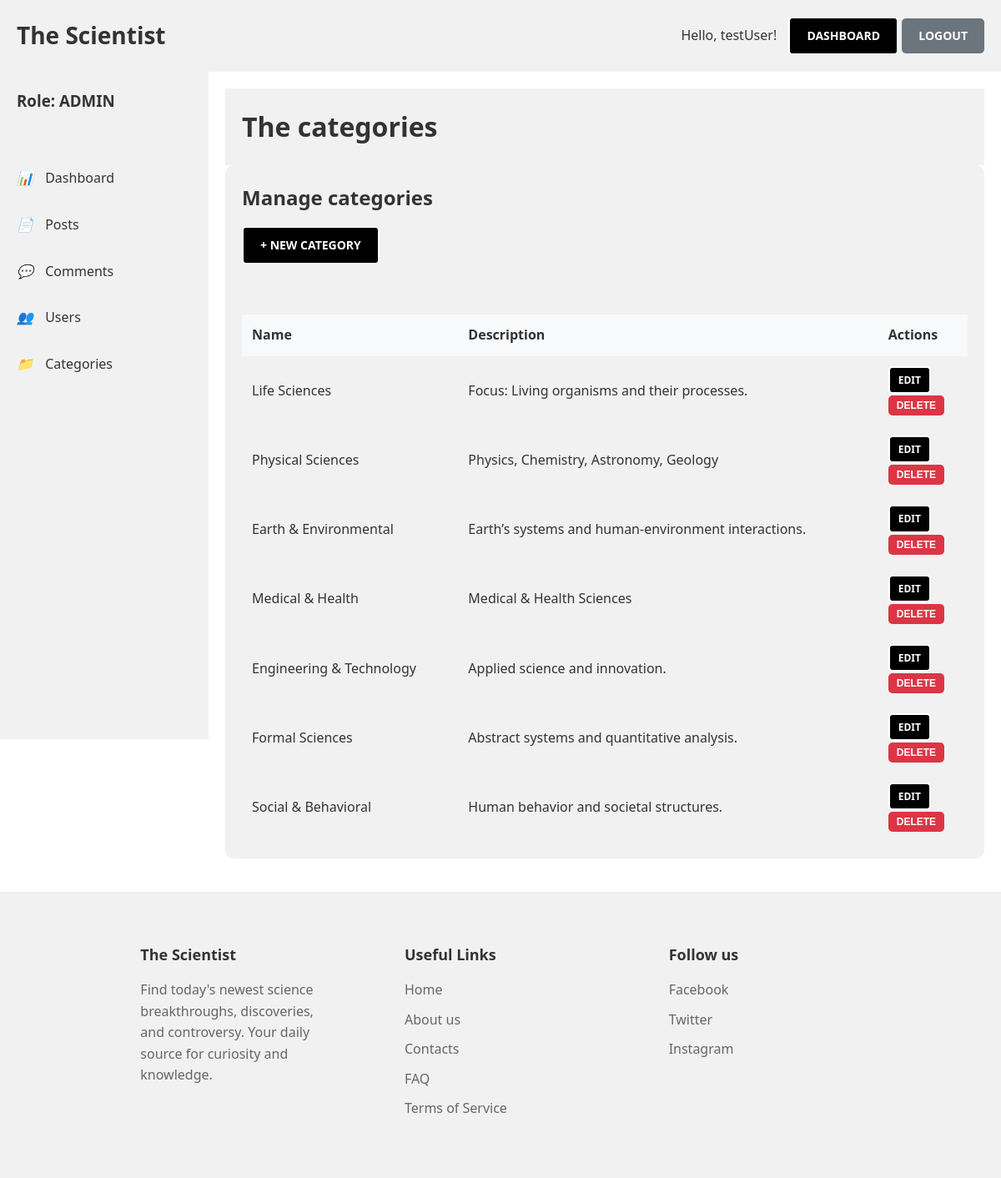
The app's page /dashboard/categories (signed in) with its own data.
### tables this page shows
CREATE TABLE `categories` (
  `id` int NOT NULL AUTO_INCREMENT,
  `name` varchar(50) DEFAULT NULL,
  `description` varchar(100) DEFAULT NULL,
  PRIMARY KEY (`id`)
);

### controllers/DashboardController.php (called while the page is built, shortened)
<?php
class DashboardController
{
  static function categories(Router $router)
  {
    $categories = Category::getAll();
    $router->render("dashboard/categories/all-categories", [
      "categories" => $categories
    ]);
  }
}

### public/index.php (called while the page is built, shortened)
<?php
$router = new Router();
$router->get("/home", [PageController::class, "index"]);
$router->get("/info", [PageController::class, "info"]);
$router->get("/about-us", [PageController::class, "aboutUs"]);
$router->get("/categories", [PageController::class, "byCategories"]);
$router->get("/dashboard", [DashboardController::class, "index"]);
$router->get("/dashboard/posts", [DashboardController::class, "posts"]);
$router->get("/dashboard/categories", [DashboardController::class, "categories"]);
$router->get("/dashboard/comments", [DashboardController::class, "comments"]);
$router->get("/dashboard/users", [DashboardController::class, "users"]);
$router->get("/dashboard/posts/create", [PostController::class, "createPost"]);
$router->post("/dashboard/posts/create", [PostController::class, "createPost"]);
$router->get("/dashboard/posts/edit", [PostController::class, "editPost"]);
$router->post("/dashboard/posts/edit", [PostController::class, "editPost"]);
$router->get("/dashboard/posts/delete", [PostController::class, "deletePost"]);
$router->get("/dashboard/categories/all", [CategoryController::class, "readAll"]);
$router->get("/dashboard/category/create", [CategoryController::class, "create"]);
$router->post("/dashboard/category/create", [CategoryController::class, "create"]);
$router->get("/dashboard/category/update", [CategoryController::class, "update"]);
$router->post("/dashboard/category/update", [CategoryController::class, "update"]);
$router->post("/dashboard/category/delete", [CategoryController::class, "delete"]);
$router->get("/blog/not-authorized", [PageController::class, "notAuthorized"]);
$router->get("/dashboard/comments/to-approve", [CommentController::class, "toApprove"]);
$router->post("/dashboard/comment/approve", [CommentController::class, "approve"]);
$router->post("/dashboard/comment/unapprove", [CommentController::class, "unapprove"]);
$router->post("/dashboard/comment/delete", [CommentController::class, "delete"]);
$router->get("/dashboard/users/create", [userController::class, "createUser"]);
$router->post("/dashboard/users/create", [userController::class, "createUser"]);
$router->get("/dashboard/users/edit", [userController::class, "editUser"]);
$router->post("/dashboard/users/edit", [userController::class, "editUser"]);
$router->post("/dashboard/users/delete", [userController::class, "deleteUser"]);
$router->post("/comment/create", [CommentController::class, "create"]);
$router->get("/comment/update", [CommentController::class, "update"]);
$router->post("/comment/update", [CommentController::class, "update"]);
$router->post("/comment/delete",[CommentController::class, "delete"]);
$router->get("/user", [userController::class, "findSingleUser"]);
$router->get("/post", [PostController::class, "findSinglePost"]);
$router->get("/post/all", [PostController::class, "readAll"]);
$router->get("/users/all", [UserController::class, "readAll"]);
$router->get("/sign-up", [SignUpController::class, "signUp"]);
$router->post("/sign-up", [SignUpController::class, "signUp"]);
$router->get("/blog/check-your-email", [SignUpController::class, "checkYouEmail"]);
$router->get("/blog/activate-user", [SignUpController::class, "activateUser"]);
 $router->get("/login", [AuthController::class, "login"]);
 $router->post("/login", [AuthController::class, "login"]);
 $router->get("/logout", [AuthController::class, "logout"]);
$router->checkRoutes();

### models/ActiveRecord/ActiveRecord.php (called while the page is built, shortened)
<?php
class ActiveRecord
{
  static $db;
  static $table;
  static function connect($connection)
  {
    self::$db = $connection;
  }
  static function getAll($options = []): array
  {
    $query = "SELECT * FROM " . static::$table;
    $query .= ";";
    $res = self::$db->query($query)->fetch_all(MYSQLI_ASSOC);
    $results = [];
    foreach ($res as $row) {
      $results[] = self::createObject($row);
    }
    return $results;
  }
  static function createObject($entry)
  {
    $entity = new static;
    foreach ($entry as $key => $value) {
      if (property_exists($entity, $key)) {
        $entity->$key = $value;
      }
    }
    return $entity;
  }
}

### views/pages/dashboard/categories/all-categories.php (the view, shortened to what this page needs)
<div class="dashboard">
  <?php require __DIR__ . "/../layout.php"; ?>
  <main class="main-content" id="mainContent">
    <header class="header">
      <div>
        <h1 id="pageTitle">The categories</h1>
      </div>
    </header>
    <section id="categories" class="content-section active">
      <div class="section-header">
        <h2>Manage categories</h2>
        <a href="/dashboard/category/create" class="btn btn-primary">+ New Category</a>
      </div>
      <div class="table-container">
        <table id="categoriesTable">
          <thead>
            <tr>
              <th>Name</th>
              <th>Description</th>
              <th>Actions</th>
            </tr>
          </thead>
          <tbody id="categoriesTableBody">
            <?php foreach ($categories as $category): ?>
              <tr>
                <td><?php echo $category->name ?></td>
                <td><?php echo $category->description ?></td>
                <td>
                  <a href="/dashboard/category/update?id=<?php echo $category->id ?>" class="btn btn-small btn-primary">Edit</a>
                  <form action="/dashboard/category/delete" method="POST">
                    <button class="btn btn-small btn-danger">Delete</button>
                  </form>
                </td>
              </tr>
            <?php endforeach; ?>
          </tbody>
        </table>
      </div>
    </section>
  </main>
</div>

### public/src/css/styles.css (style rules this page uses)
:root { --bg-primary: #ffffff; --bg-secondary: #f1f1f1; --text-primary: #333; --text-secondary: #666; --border-color: #eee; --shadow-color: rgba(0, 0, 0, 0.1); --accent-color: #17181e; --accent-hover-color: #4d5061; --sidebar-bg-start: #667eea; --sidebar-bg-end: #764ba2; --btn-primary-bg: #667eea; --btn-primary-hover-bg: #5a6fd8; --btn-secondary-bg: #6c757d; --btn-danger-bg: #dc3545; --btn-success-bg: #28a745; --btn-warning-bg: #ffc107; --table-header-bg: #f8f9fa; --table-row-hover-bg: #f8f9fa; --form-border: #ddd; --form-focus-shadow: rgba(102, 126, 234, 0.2); --stat-number-color: #667eea; --activity-post-bg: #667eea; --activity-comment-bg: #28a745; --activity-user-bg: #ffc107; --status-published-bg: #d4edda; --status-published-text: #155724; --status-draft-bg: #fff3cd; --status-draft-text: #856404; --status-active-bg: #d1ecf1; --status-active-text: #0c5460; --status-approved-bg: #d4edda; --status-approved-text: #155724; --status-pending-bg: #fff3cd; --status-pending-text: #856404; --status-inactive-bg: #f8d7da; --status-inactive-text: #721c24; }
* { margin: 0; padding: 0; box-sizing: border-box; }
body { font-family: "Segoe UI", Tahoma, Geneva, Verdana, sans-serif; background-color: var(--bg-primary); color: var(--text-primary); transition: background-color 0.3s ease, color 0.3s ease; line-height: 1.6; }
a { color: var(--accent-color); text-decoration: none; transition: color 0.3s ease; }
.header { background: var(--bg-secondary); padding: 20px; display: flex; flex-direction: column; gap: 15px; text-align: center; transition: background-color 0.3s ease, box-shadow 0.3s ease; }
.btn { padding: 10px 20px; border: none; border-radius: 5px; cursor: pointer; font-size: 14px; transition: all 0.3s ease; text-decoration: none; display: inline-block; text-transform: uppercase; font-weight: bold; }
.btn-primary { background: rgb(0, 0, 0); color: rgb(255, 255, 255); border: white solid 2px; }
.btn-danger { background: var(--btn-danger-bg); color: white; }
.btn-small { padding: 5px 10px; font-size: 12px; }
.dashboard { display: flex; min-height: 100vh; }
.main-content { flex: 1; margin-left: 0; padding: 20px; transition: margin-left 0.3s ease; }
.content-section { display: none; background: var(--bg-secondary); border-radius: 10px; overflow: hidden; transition: background-color 0.3s ease, box-shadow 0.3s ease; margin-bottom: 20px; }
.content-section.active { display: block; }
.section-header { padding: 20px; display: flex; flex-direction: column; gap: 15px; align-items: flex-start; transition: border-color 0.3s ease; }
.section-header h2 { color: var(--text-primary); font-size: 24px; }
.table-container { padding: 20px; overflow-x: auto; }
table { width: 100%; border-collapse: collapse; margin-top: 20px; }
th, td { padding: 12px; text-align: left; color: var(--text-primary); transition: border-color 0.3s ease, color 0.3s ease; }
th { background: var(--table-header-bg); font-weight: 600; transition: background-color 0.3s ease; }
@media (min-width: 768px) { .header { flex-direction: row; justify-content: space-between; text-align: left; } }

### records on screen
categories: name "Life Sciences", description "Focus: Living organisms and their processes."
categories: name "Physical Sciences", description "Physics, Chemistry, Astronomy, Geology"
categories: name "Earth & Environmental", description "Earth’s systems and human-environment interactions."
categories: name "Medical & Health", description "Medical & Health Sciences"
categories: name "Engineering & Technology", description "Applied science and innovation."
categories: name "Formal Sciences", description "Abstract systems and quantitative analysis."
categories: name "Social & Behavioral", description "Human behavior and societal structures."

### other values on screen
TITLE_SITE "The Scientist"
$_SESSION["user"] "testUser"
$_SESSION["role"] "ADMIN"
